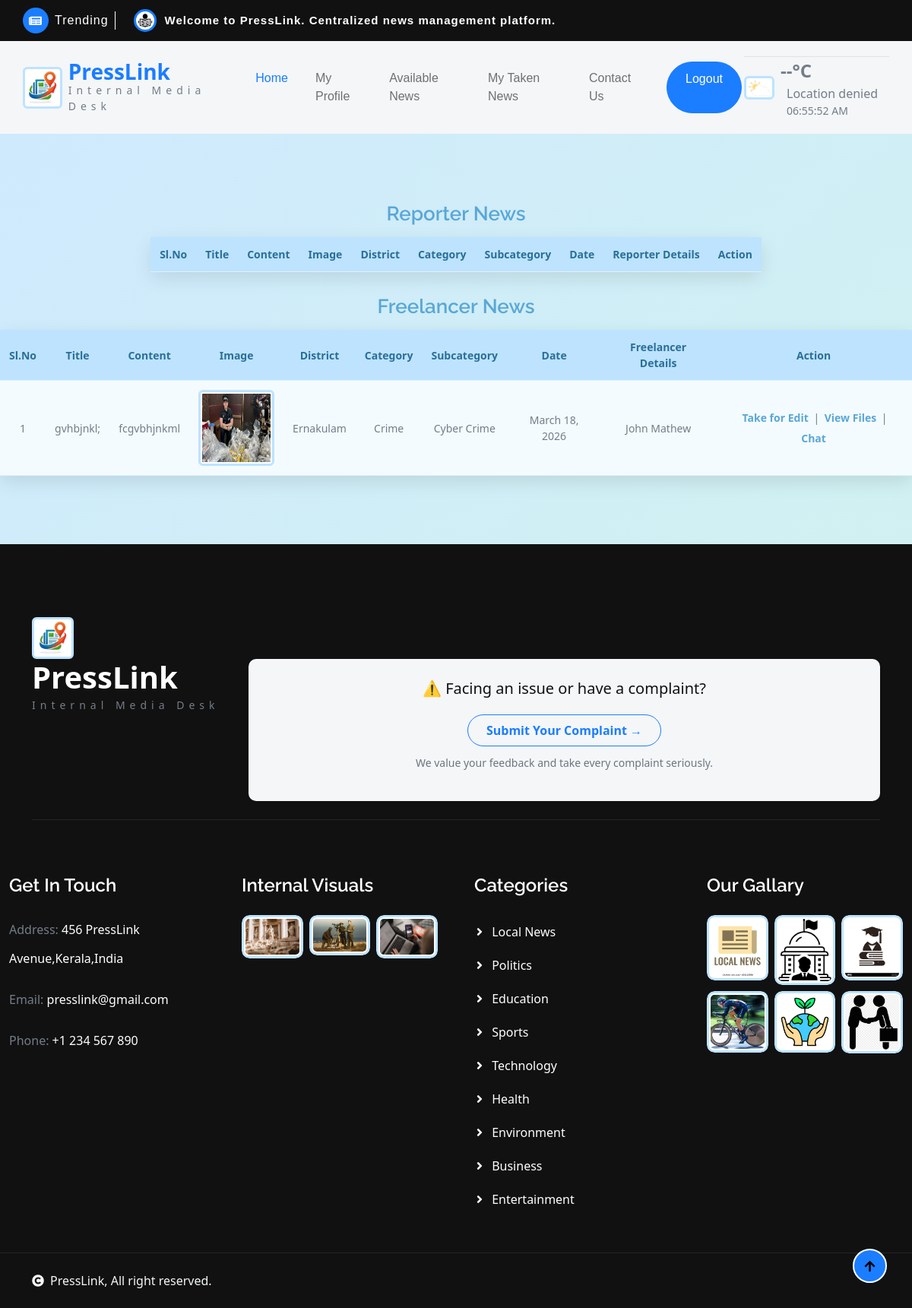
The app's page /Editor/ViewVerifiednews/ (signed in) with its own data.
### Reporter/models.py (models this page shows)
class tbl_news(models.Model):
    news_title=models.CharField(max_length=50)
    news_content=models.CharField(max_length=50)
    news_image=models.FileField(upload_to="Assets/news/")
    news_date=models.DateField(auto_now_add=True)
    news_status=models.IntegerField(default=0)
    subcategory=models.ForeignKey(tbl_subcategory,on_delete=models.CASCADE,null=True)
    user=models.ForeignKey(tbl_user,on_delete=models.CASCADE,null=True)
    reporter=models.ForeignKey(tbl_reporter,on_delete=models.CASCADE,null=True)
    verifier=models.ForeignKey(tbl_verifier,on_delete=models.CASCADE,null=True)
    editor=models.ForeignKey('Admin.tbl_editor', on_delete=models.SET_NULL, null=True, blank=True)
    breaking = models.IntegerField(default=0)
    news_amount = models.IntegerField(null=True, blank=True)

### Guest/models.py (models this page shows)
class tbl_user(models.Model):
    user_name=models.CharField(max_length=50)
    user_email=models.CharField(max_length=50)
    user_contact=models.CharField(max_length=50)
    user_gender=models.CharField(max_length=50)
    user_dob=models.CharField(max_length=50)
    user_address=models.CharField(max_length=80)
    user_photo=models.FileField(upload_to="Assets/UserDocs/")
    user_proof=models.FileField(upload_to="Assets/UserDocs/")
    user_work=models.FileField(upload_to="Assets/UserDocs/")
    skill_type=models.ForeignKey(tbl_skilltype,on_delete=models.CASCADE)
    user_level=models.CharField(max_length=50)
    user_bio=models.CharField(max_length=50)
    user_social=models.CharField(max_length=50)
    user_password=models.CharField(max_length=50)
    user_status=models.IntegerField(default=0)
    place=models.ForeignKey(tbl_place,on_delete=models.CASCADE)

### Admin/models.py (models this page shows)
class tbl_place(models.Model):
    place_name=models.CharField(max_length=50)
    district=models.ForeignKey(tbl_district,on_delete=models.CASCADE)

class tbl_district(models.Model):
    district_name=models.CharField(max_length=50)

class tbl_subcategory(models.Model):
    subcategory_name=models.CharField(max_length=50)
    category=models.ForeignKey(tbl_category,on_delete=models.CASCADE)

class tbl_category(models.Model):
    category_name=models.CharField(max_length=50)

### Editor/views.py (the view)
# urls.py: path('ViewVerifiednews/',views.ViewVerifiednews,name="ViewVerifiednews"),
def ViewVerifiednews(request):
    if "Eid" in request.session:
        reporternews = tbl_news.objects.filter(
            news_status=1,
            reporter__isnull=False
        )
        freelancernews = tbl_news.objects.filter(
            news_status=6,
            user__isnull=False
        )
        return render(request, 'Editor/ViewVerifiednews.html', {
            'reporternews': reporternews,
            'freelancernews': freelancernews
        })
    else:
        return redirect("Guest:Login")

### Editor/Templates/Editor/ViewVerifiednews.html (shortened to what this page needs)
{% extends 'Editor/Header.html' %}
{% block content %}
<!DOCTYPE html>
<html lang="en">
<head>
</head>
<body>
    <form action="" method="post">
        <h3 align="center">Reporter News</h3>
        <table border="1" align="center">
            <tr>
                <td>Sl.No</td>
                <td>Title</td>
                <td>Content</td>
                <td>Image</td>
                <td>District</td>
                <td>Category</td>
                <td>Subcategory</td>
                <td>Date</td>
                <td>Reporter Details</td>
                <td>Action</td>
            </tr>
        </table>
        <h3 align="center">Freelancer News</h3>
        <table border="1" align="center">
            <tr>
                <td>Sl.No</td>
                <td>Title</td>
                <td>Content</td>
                <td>Image</td>
                <td>District</td>
                <td>Category</td>
                <td>Subcategory</td>
                <td>Date</td>
                <td>Freelancer Details</td>
                <td>Action</td>
            </tr>
            {% for i in freelancernews %}
            <tr>
                <td>{{forloop.counter}}</td>
                <td>{{i.news_title}}</td>
                <td>{{i.news_content}}</td>
                <td>
                    <img src="{{i.news_image.url}}" alt="" width="100" height="100">
                </td>
                <td>{{i.user.place.district.district_name}}</td>
                <td>{{i.subcategory.category.category_name}}</td>
                <td>{{i.subcategory.subcategory_name}}</td>
                <td>{{i.news_date}}</td>
                <td>{{i.user.user_name}}</td>
                <td>
                    <a href="{% url 'Editor:TakeNews' i.id %}">Take for Edit</a> |
                    <a href="{% url 'Editor:ViewFiles' i.id %}">View Files</a> |
                    <a href="{% url 'Editor:chatpage' i.user.id %}">Chat</a>
                </td>
            </tr>
            {% endfor %}
        </table>
    </form>
</body>
</html>
{% endblock %}

### Editor/Templates/Editor/ViewVerifiednews.html (style rules this page uses)
body { margin: 0; padding: 0; font-family: Segoe UI, Tahoma, Geneva, Verdana, sans-serif; background: linear-gradient(135deg, #cfe9ff, #d1f5ea); }
form { margin-top: 40px; margin-bottom: 40px; }
h3 { color: #5aa7d6; font-size: 26px; margin-top: 30px; margin-bottom: 15px; }
table { background: white; border: none; border-radius: 10px; padding: 10px; box-shadow: 0px 8px 25px rgba(0, 0, 0, 0.1); border-collapse: collapse; margin-bottom: 30px; }
tr:first-child { background: #bde3ff; color: #2a6f97; font-weight: bold; }
td { padding: 12px; border-bottom: 1px solid #e0f2ff; font-size: 14px; text-align: center; }
tr:nth-child(even) { background: #f4fbff; }
img { border-radius: 6px; border: 3px solid #bde3ff; padding: 2px; background: white; }
a { text-decoration: none; color: #5aa7d6; font-weight: 600; margin: 3px; display: inline-block; }

### records on screen
tbl_news: news_title "gvhbjnkl;", news_content "fcgvbhjnkml", news_image (picture), user.place.district.district_name "Ernakulam", subcategory.category.category_name "Crime", subcategory.subcategory_name "Cyber Crime", news_date "March 18, 2026", user.user_name "John Mathew"
